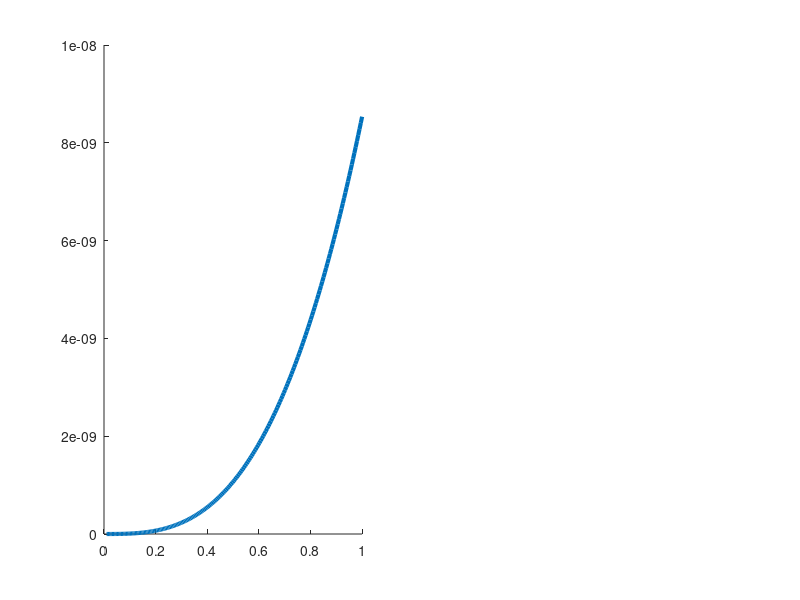

Reproduce this figure in MATLAB. (Note: this script raises an error after producing the figure.)
% Acoustophoretic Volumetric Display - Ultimate Capability (AVD-UC).
% 
% Codes for: "What is the Ultimate Capability of Acoustophoretic Volumetric
% Displays?".
% 
% Authors: Tatsuki Fushimi, Bruce W. Drinkwater, and Thomas L. Hill.
% 
% Journal: Applied Physics Letters.
% 
% Created: 30-Apr-2020.
% 
% Please contact Tatsuki FUSHIMI (t.fushimi@bristol.ac.uk) for any inquiry.
% Released under MIT License

clear all
close all
clc

load('air_properties_locked_data.mat')

rho_p = 40;
acoustic_f = 40e03;
p_a = 1;
lambda = (v_sound/acoustic_f);
r = linspace(lambda/100, lambda,200);

figure('units','normalized','outerposition',[0 0 1 1])
hold on
%% Gorkov (Rigid assumption)
E_gorkov = (p_a.^2)./(4.*rho_0*(v_sound.^2));
f_1 = 1;
f_2 = 1;
PHI = 1/3*f_1 + 0.5*f_2; 
F_gorkov = 4.*pi.*PHI.*(2*pi*acoustic_f./v_sound).*(r.^3).*E_gorkov;
subplot(1,2,1)
hold on
plot(r./lambda, F_gorkov, 'LineWidth',3)

%% Chen & Apfel
m_sum_tol_screen = [1e-10 1e-30];

l_cor = {'+','d'};

for ii = 1:length(m_sum_tol_screen)
    m_sum_tol = m_sum_tol_screen(ii);
    plot(r./lambda, abs(alpha_c(m_sum_calculator(r, acoustic_f, v_sound, rho_0, rho_p, m_sum_tol),p_a,rho_0, acoustic_f)),l_cor{ii},'LineWidth',1)
end
    
legend('Gorkov', 'Chen & Apfel (1\times10^{-10})', 'Chen & Apfel (1\times10^{-30})')
xlabel('r/\lambda [-]')
ylabel('Force [N]')
ylim([-1e-10 2e-10])
grid on
grid minor
set(gca,'FontSize', 24)

subplot(1,2,2)
hold on 
plot(r./lambda, F_gorkov, 'LineWidth',3)
m_sum_tol_screen = [1e-10 1e-30];

l_cor = {'+','d'};

for ii = 1:length(m_sum_tol_screen)
    m_sum_tol = m_sum_tol_screen(ii);
    plot(r./lambda, abs(alpha_c(m_sum_calculator(r, acoustic_f, v_sound, rho_0, rho_p, m_sum_tol),p_a,rho_0, acoustic_f)),l_cor{ii},'LineWidth',2)
end
    
legend('Gorkov', 'Chen & Apfel (1\times10^{-10})', 'Chen & Apfel (1\times10^{-30})')
xlabel('r/\lambda [-]')
ylabel('Force [N]')
ylim([-1e-10 1e-10])
xlim([0 0.2])
grid on
grid minor
set(gca,'FontSize', 24)

saveas(gcf,'results\supp_figure\arf_comparison.png')